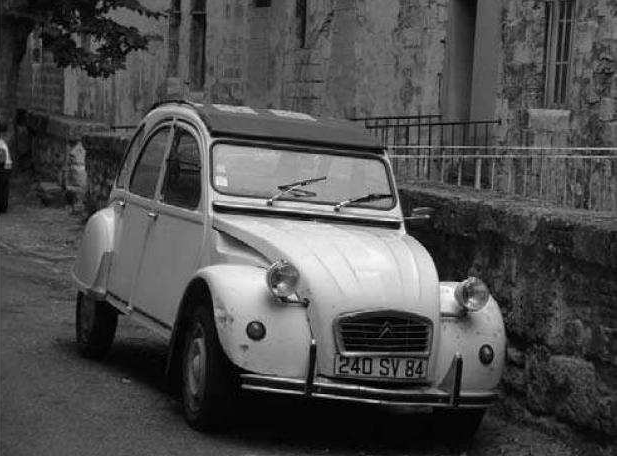
%> input picture uebung05/unblur.png, 618 x 456 px
$ octave Deconvolution.m   (GNU Octave 9; MATLAB toolbox functions it lacks are replaced by stand-ins)
%> lines starting %> are read from the running program, lines starting %| are printed output that depends on the picture; in (x1, y1, x2, y2) boxes, pixels count from 0 and x2, y2 are one past the last pixel; in counts of white or black regions, pixels touching at a corner belong together; the program's own positions count from 1
clear 'all'

%read image
Image =  rgb2gray(imread('unblur.png')) ;
%> Image: size 456x618 uint8; min 0, max 255, mean 78

%construct the maks
Mask = fspecial('gaussian',7,10);

%sigma of added gaussian noise
V = .000;

%apply noise and blur
BlurredNoisy = imnoise(imfilter(Image,Mask),'gaussian',0, V);
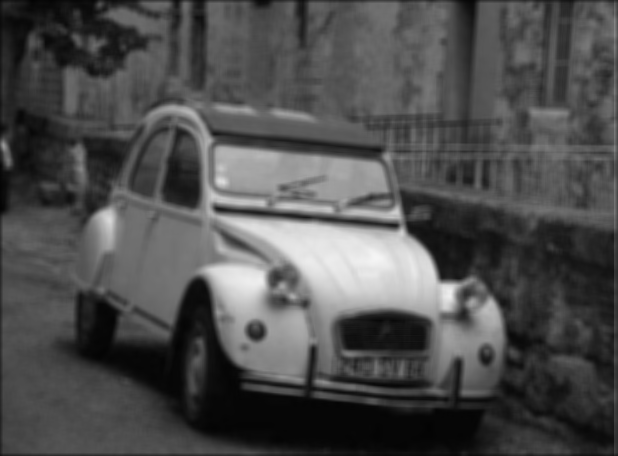
%> BlurredNoisy: size 456x618 uint8; min 3, max 245, mean 77.5
%save the image
imwrite(BlurredNoisy, 'blur.png', 'png');

%image buffer for the result
WT = zeros(size(Image));
WT(5:end-4,5:end-4) = 1;
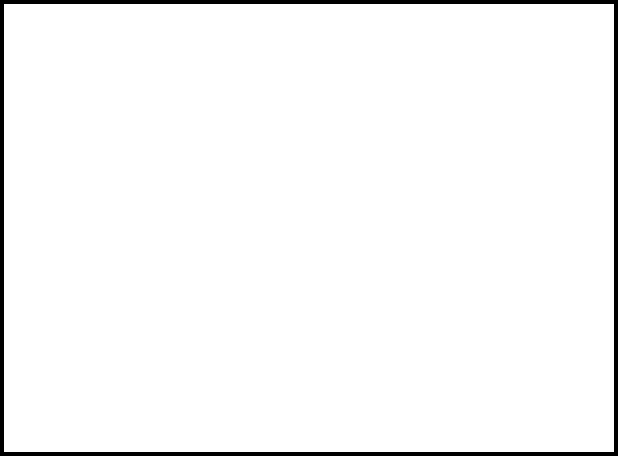
%> WT: size 456x618 double; values 0 (black) and 1 (white), 97% white; 1 black region, box (x1, y1, x2, y2) and area: (0, 0, 618, 456) 8528

%we assume to now only the size of the mask
InitMask = ones(size(Mask));
%perform deconvolution
%> (the run ends here)
